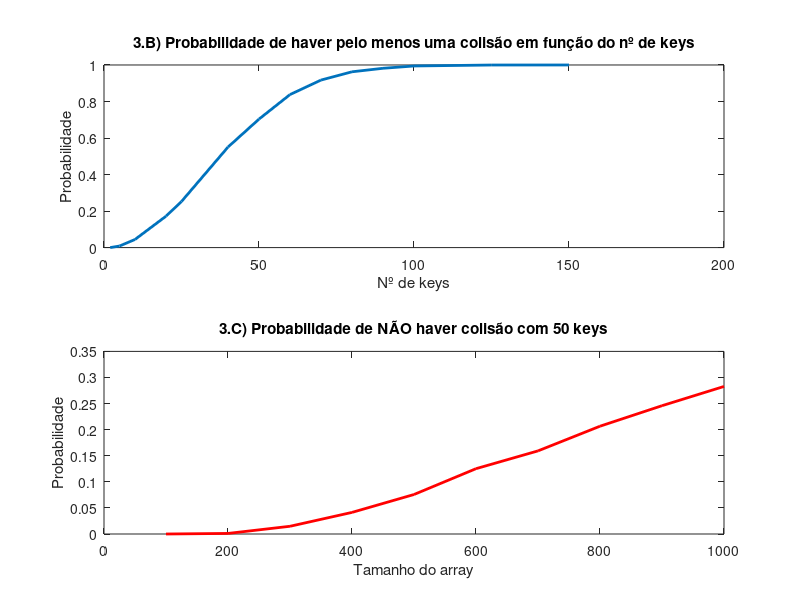

Write the MATLAB code that produced this figure.
%a)

fprintf("A) ");

N = 10000;
T = 1000;
k = 10;
matriz = sort(randi(T,k,N));
repeticao = any(~diff(matriz));
probColision = sum(repeticao) / N;
disp("Probabilidade de Colisão: " + probColision);

%b)

fprintf("Gráfico de B e de C");

keys = [2 5 10 20 25 40 50 60 70 80 90 100 125 150];
colisions = zeros(1,length(keys));
for k = 1 : length(keys)
    matriz = sort(randi(T,keys(k),N));
    repeticao = any(~diff(matriz));
    colisions(k) = sum(repeticao) / N;
end
subplot(2,1,1);
plot(keys,colisions,'LineWidth',2);
title("3.B) Probabilidade de haver pelo menos uma colisão em função do nº de keys");
xlabel("Nº de keys");
ylabel("Probabilidade");

%c)

k = 50;
T = [100:100:1000];
zeroColisions = zeros(1,length(T));
for t = 1 : length(T)
    matriz = sort(randi(T(t),k,N));
    repeticao = any(~diff(matriz));
    zeroColisions(t) = 1 - (sum(repeticao) / N);
end
subplot(2,1,2);
plot(T,zeroColisions,'-r','LineWidth',2);
title("3.C) Probabilidade de NÃO haver colisão com 50 keys");
xlabel("Tamanho do array");
ylabel("Probabilidade");